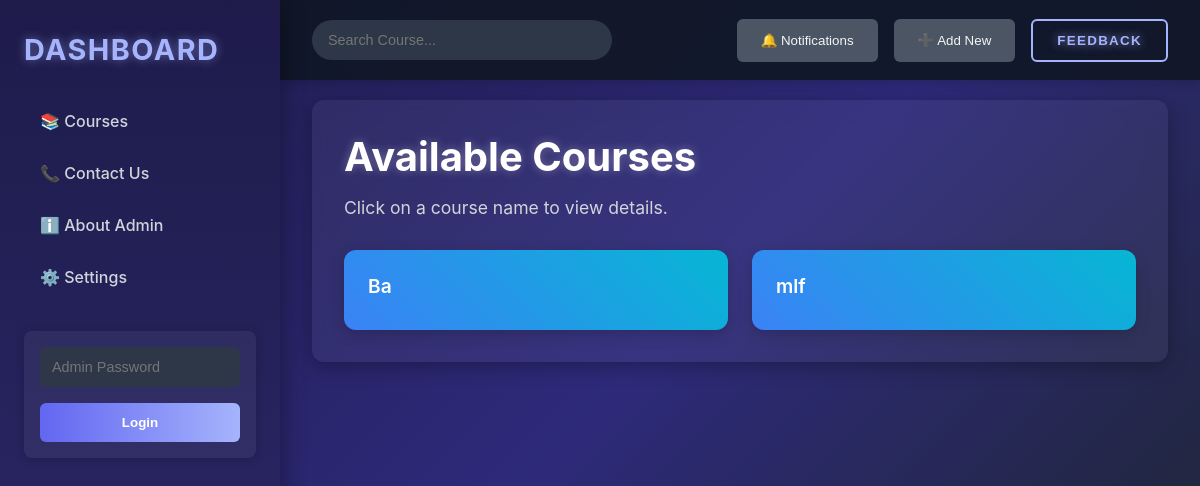
The app's page /dashboard, older data.
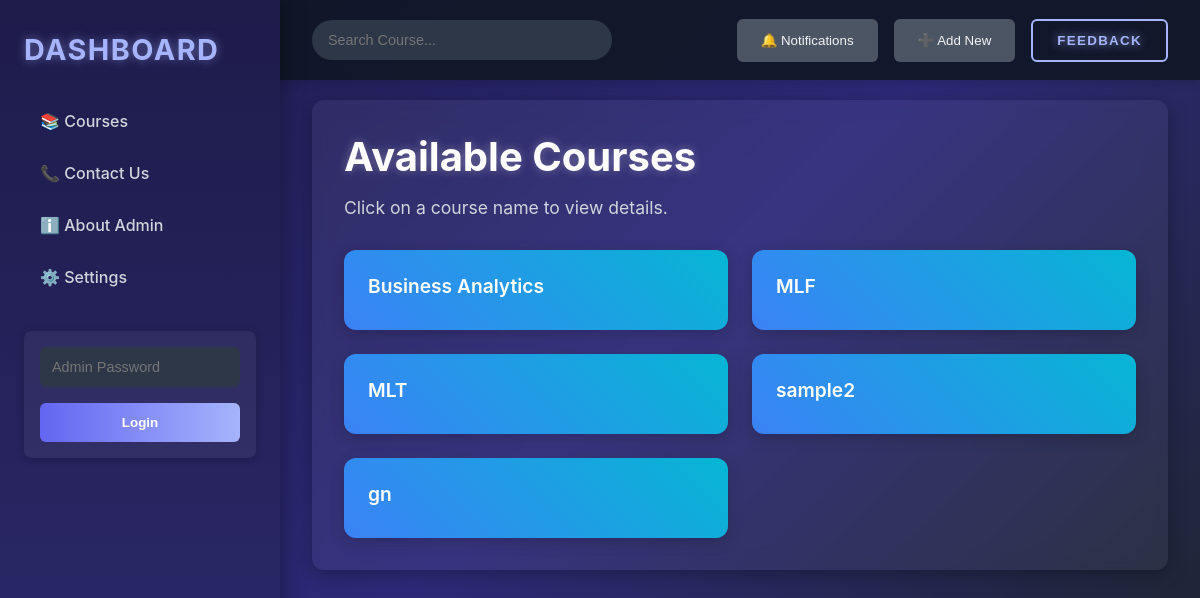
The same page, newer data.
### tables this page shows
CREATE TABLE courses (
            id INTEGER PRIMARY KEY AUTOINCREMENT,
            name TEXT NOT NULL
        );

### app.py (the view)
@app.route('/dashboard', methods=['GET', 'POST'])
def course_view():
    conn = sqlite3.connect('database.db')
    c = conn.cursor()
    c.execute('SELECT * FROM courses')
    courses = c.fetchall()
    conn.close()
    admin_mode = session.get('admin_mode', False)
    return render_template('course_view.html', courses=courses, admin_mode=admin_mode)

### templates/course_view.html (shortened to what this page needs)
<!DOCTYPE html>
<html lang="en">
<head>
</head>
<body>
    <div class="sidebar">
        <h2>Dashboard</h2>
        <a href="{{ url_for('course_view') }}">📚 Courses</a>
        <a href="#">📞 Contact Us</a>
        <a href="#">ℹ️ About Admin</a>
        <a href="#">⚙️ Settings</a>
        {% if not session['admin_mode'] %}
            <form class="admin-login-form" action="{{ url_for('admin_login') }}" method="post">
                <input class="password-input" type="password" name="password" placeholder="Admin Password" required>
                <button class="btn login-btn" type="submit">Login</button>
            </form>
        {% else %}
            <a href="{{ url_for('admin_add_course') }}">➕ Add Course</a>
            <a href="{{ url_for('admin_backup') }}">🗄️ Backup & Restore</a>
            <a href="{{ url_for('admin_logout') }}">🚪 Exit Admin</a>
        {% endif %}
    </div>
    <div class="navbar">
        <input type="text" id="globalSearch" class="global-search" placeholder="Search Course...">
        <div class="navbar-buttons">
            <button class="nav-btn">🔔 Notifications</button>
            <button class="nav-btn">➕ Add New</button>
            <button class="glowing-btn" onclick="window.open('https://forms.gle/SLZd26VnmRVESt6p9', '_blank')">
                <span class="glowing-txt">F<span class="faulty-letter">E</span>EDBACK</span>
            </button>
        </div>
    </div>
    <div class="main-content">
        <div class="container">
            <h1 class="page-title">Available Courses</h1>
            <p class="page-description">Click on a course name to view details.</p>
            {% if courses %}
            <div class="course-grid" id="courseList">
                {% for course in courses %}
                    <div class="course-card" data-href="{{ url_for('course_detail', course_id=course[0]) }}">
                        <a class="course-link" href="{{ url_for('course_detail', course_id=course[0]) }}">{{ course[1] }}</a>
                    </div>
                {% endfor %}
            </div>
            {% else %}
                <p class="no-courses">No courses available.</p>
            {% endif %}
        </div>
    </div>
</body>
</html>

### templates/course_view.html (style rules this page uses)
* { margin: 0; padding: 0; box-sizing: border-box; scrollbar-width: thin; scrollbar-color: #6b7280 #1f2937; }
body { font-family: 'Inter', -apple-system, BlinkMacSystemFont, 'Segoe UI', Roboto, sans-serif; background: linear-gradient(135deg, #1e1b4b 0%, #2e2a7a 50%, #1c2526 100%); color: #f3f4f6; min-height: 100vh; overflow-x: hidden; display: flex; transition: background 1s ease; }
.sidebar { width: 280px; background: linear-gradient(180deg, #1e1b4b 0%, #2d2a6e 100%); padding: 2rem 1.5rem; position: fixed; top: 0; left: 0; height: 100vh; box-shadow: 4px 0 20px rgba(0, 0, 0, 0.3); z-index: 1000; transition: transform 0.3s ease, width 0.3s ease; }
.sidebar h2 { font-size: 1.8rem; font-weight: 700; color: #a5b4fc; margin-bottom: 2rem; text-transform: uppercase; letter-spacing: 0.05em; text-shadow: 0 0 10px rgba(165, 180, 252, 0.5); }
.sidebar a { display: flex; align-items: center; padding: 0.75rem 1rem; margin: 0.5rem 0; color: #d1d5db; text-decoration: none; font-size: 1rem; font-weight: 500; border-radius: 8px; transition: all 0.3s ease; position: relative; overflow: hidden; }
.sidebar a::before { content: ''; position: absolute; left: 0; top: 0; height: 100%; width: 4px; background: #a5b4fc; opacity: 0; transition: opacity 0.3s ease; }
.admin-login-form { margin-top: 2rem; padding: 1rem; background: rgba(255, 255, 255, 0.05); border-radius: 8px; box-shadow: 0 2px 10px rgba(0, 0, 0, 0.2); }
.password-input { width: 100%; padding: 0.75rem; margin-bottom: 1rem; border: none; border-radius: 6px; background: #2d3748; color: #f3f4f6; font-size: 0.9rem; transition: all 0.3s ease; }
.btn.login-btn { width: 100%; padding: 0.75rem; background: linear-gradient(90deg, #6366f1, #a5b4fc); border: none; border-radius: 6px; color: #ffffff; font-weight: 600; cursor: pointer; transition: all 0.3s ease; }
.navbar { position: fixed; top: 0; left: 280px; right: 0; height: 80px; background: rgba(17, 24, 39, 0.95); backdrop-filter: blur(10px); padding: 0 2rem; display: flex; align-items: center; justify-content: space-between; box-shadow: 0 2px 10px rgba(0, 0, 0, 0.2); z-index: 900; }
.global-search { width: 300px; padding: 0.75rem 1rem; border: none; border-radius: 20px; background: #2d3748; color: #f3f4f6; font-size: 0.9rem; transition: all 0.3s ease; }
.navbar-buttons { display: flex; gap: 1rem; }
.nav-btn { padding: 0.75rem 1.5rem; background: #4b5563; border: none; border-radius: 6px; color: #f3f4f6; font-weight: 500; cursor: pointer; transition: all 0.3s ease; }
.glowing-btn { position: relative; padding: 0.75rem 1.5rem; border: 2px solid #a5b4fc; border-radius: 6px; background: none; color: #a5b4fc; font-family: 'Raleway', sans-serif; font-weight: 700; text-transform: uppercase; letter-spacing: 0.1em; cursor: pointer; overflow: hidden; transition: all 0.3s ease; }
.glowing-btn::before { content: ''; position: absolute; top: 0; left: -100%; width: 100%; height: 100%; background: linear-gradient(90deg, transparent, rgba(165, 180, 252, 0.4), transparent); transition: all 0.5s ease; }
.glowing-txt { text-shadow: 0 0 10px rgba(165, 180, 252, 0.7); }
.faulty-letter { animation: faulty-flicker 2s linear infinite; }
.main-content { margin-left: 280px; padding: 100px 2rem 2rem; width: calc(100% - 280px); min-height: 100vh; }
.container { background: rgba(255, 255, 255, 0.05); backdrop-filter: blur(10px); padding: 2rem; border-radius: 12px; box-shadow: 0 4px 20px rgba(0, 0, 0, 0.3); max-width: 1200px; margin: 0 auto; }
.page-title { font-size: 2.5rem; font-weight: 700; color: #ffffff; text-shadow: 0 0 10px rgba(255, 255, 255, 0.3); margin-bottom: 1rem; }
.page-description { font-size: 1.1rem; color: #d1d5db; margin-bottom: 2rem; }
.course-grid { display: grid; grid-template-columns: repeat(auto-fit, minmax(250px, 1fr)); gap: 1.5rem; }
.course-card { background: linear-gradient(45deg, #3b82f6 0%, #06b6d4 100%); border-radius: 12px; padding: 1.5rem; box-shadow: 0 4px 15px rgba(0, 0, 0, 0.2); transition: all 0.3s ease; cursor: pointer; position: relative; overflow: hidden; }
.course-card::before { content: ''; position: absolute; top: 0; left: -100%; width: 100%; height: 100%; background: linear-gradient(90deg, transparent, rgba(255, 255, 255, 0.2), transparent); transition: all 0.5s ease; }
.course-link { color: #ffffff; text-decoration: none; font-size: 1.2rem; font-weight: 600; display: block; margin-bottom: 0.5rem; }

Row changes from the older to the newer data that the page shows:
removed courses: name "mlf"
changed courses: name "Ba" → "Business Analytics"
added courses: name "MLF"
added courses: name "MLT"
added courses: name "sample2"
added courses: name "gn"
